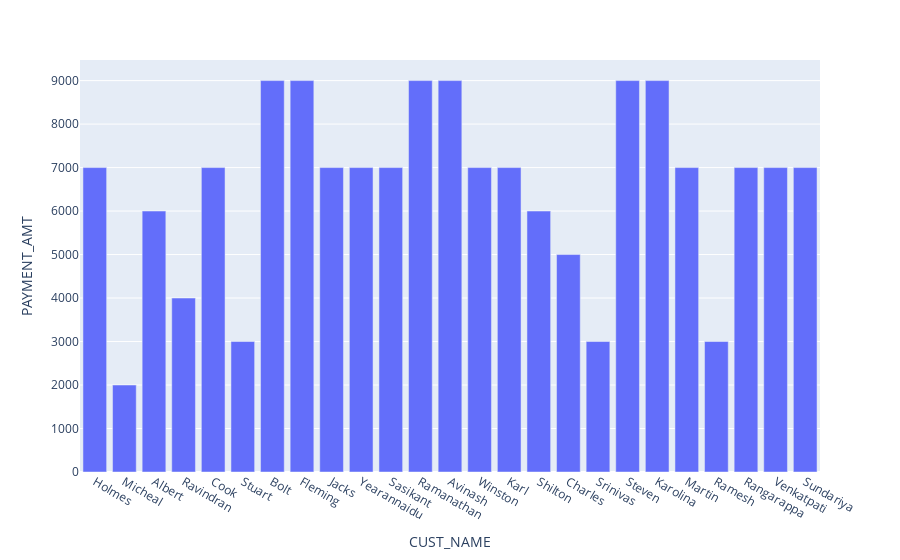

The notebook cell saved with this chart:
### Code cell
px.bar(df,'CUST_NAME','PAYMENT_AMT')

### Figure 1 — Plotly figure (JSON) as saved in the notebook; plotly's stock layout.template omitted (floating-point values rounded to 4 significant figures)
{"data": [{"alignmentgroup": "True", "hovertemplate": "CUST_NAME=%{x}<br>PAYMENT_AMT=%{y}<extra></extra>", "legendgroup": "", "marker": {"color": "#636efa", "pattern": {"shape": ""}}, "name": "", "offsetgroup": "", "orientation": "v", "showlegend": false, "textposition": "auto", "type": "bar", "x": ["Holmes", "Micheal", "Albert", "Ravindran", "Cook", "Stuart", "Bolt", "Fleming", "Jacks", "Yearannaidu", "Sasikant", "Ramanathan", "Avinash", "Winston", "Karl", "Shilton", "Charles", "Srinivas", "Steven", "Karolina", "Martin", "Ramesh", "Rangarappa", "Venkatpati", "Sundariya"], "xaxis": "x", "y": [7000, 2000, 6000, 4000, 7000, 3000, 9000, 9000, 7000, 7000, 7000, 9000, 9000, 7000, 7000, 6000, 5000, 3000, 9000, 9000, 7000, 3000, 7000, 7000, 7000], "yaxis": "y"}], "layout": {"barmode": "relative", "legend": {"tracegroupgap": 0}, "margin": {"t": 60}, "xaxis": {"anchor": "y", "domain": [0, 1], "title": {"text": "CUST_NAME"}}, "yaxis": {"anchor": "x", "domain": [0, 1], "title": {"text": "PAYMENT_AMT"}}}}
